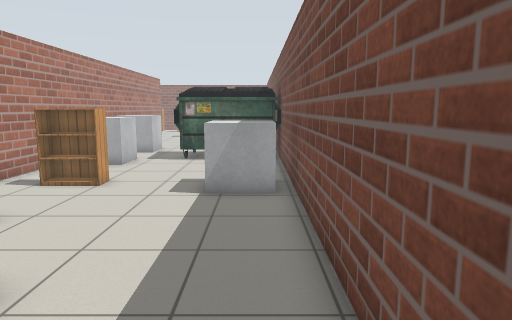
view 1 (above)

24 first-person views from a walk through a robot-simulator world made for Gazebo. The camera is 1.2 m above the floor, tilts 8° down and sees 70° across. Floor lines are 1 m apart. The floor is counted in squares, 0.5 m on a side. Each view is taken from the middle of a square. On the plan, view 1 faces up. The plan holds only what a view shows up to about 20 squares ahead; the rest is blank. The place goes on beyond the plan. Gazebo's built-in surfaces are drawn with simple patterns. Some surface patterns are stand-ins.

view 2
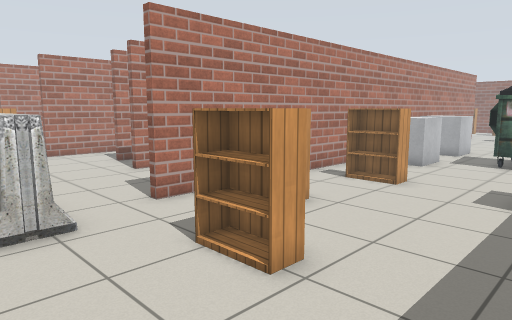

view 3
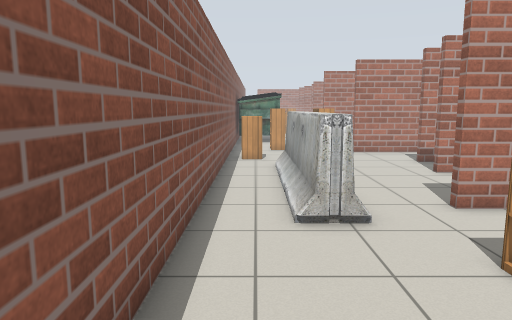

view 4
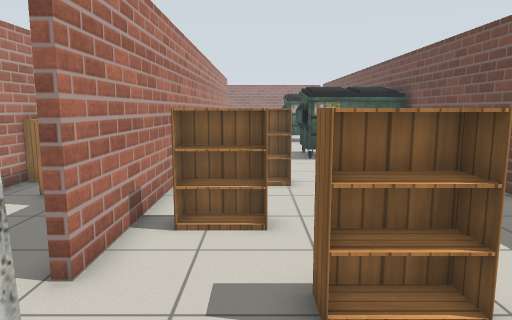

view 5
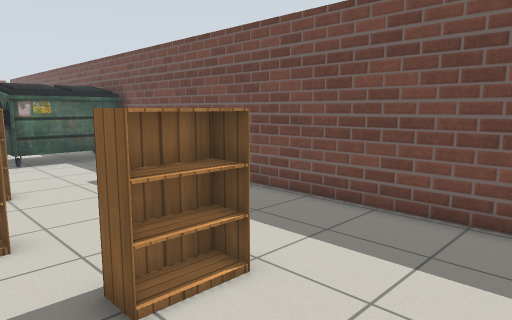

view 6
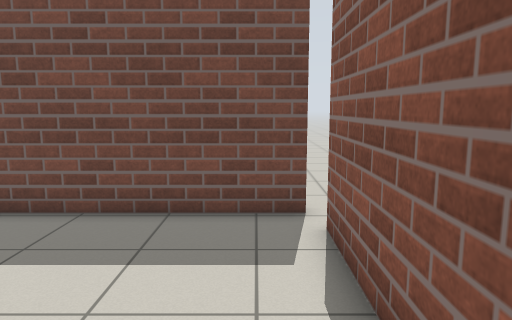

view 7
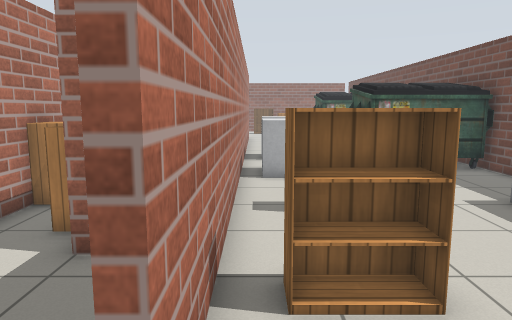

view 8
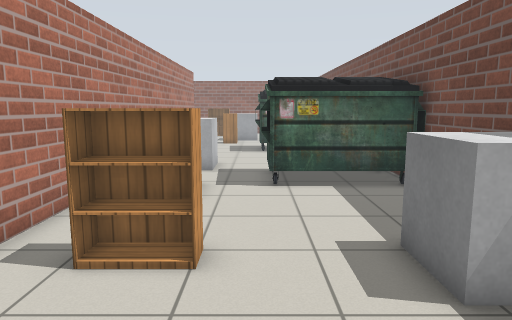

view 9
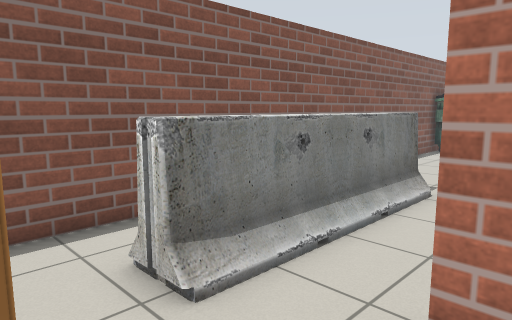

view 10
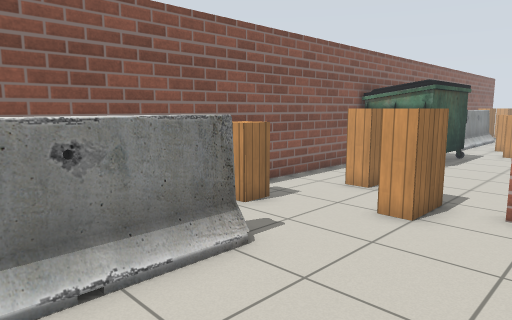

view 11
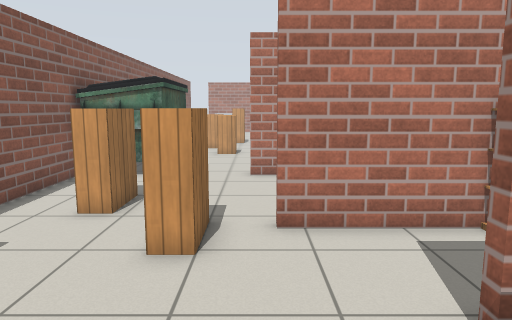

view 12
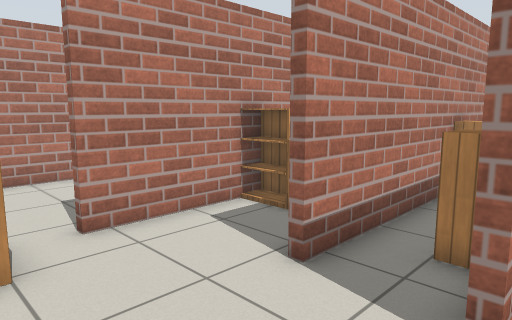

view 13
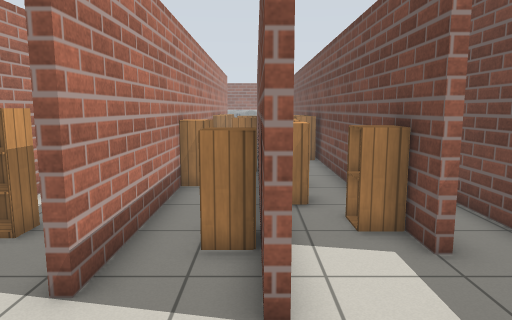

view 14
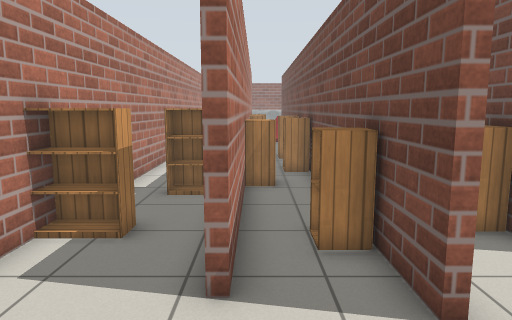

view 15
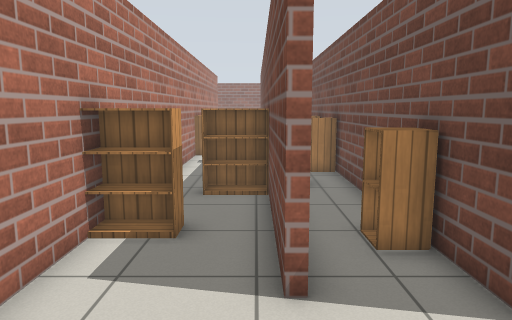

view 16
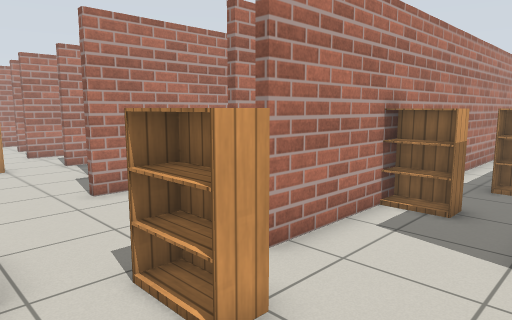

view 17
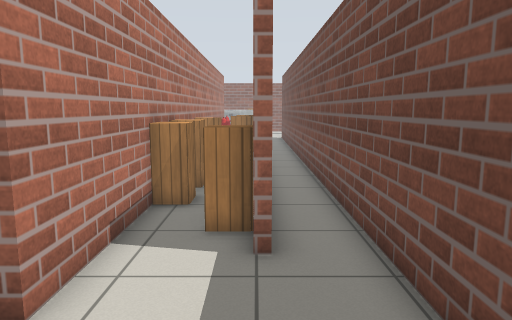

view 18
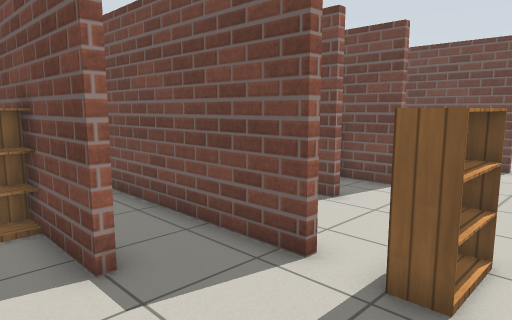

view 19
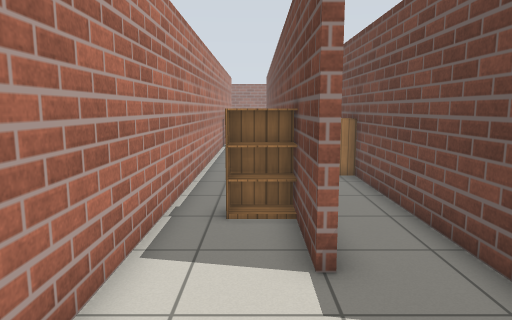

view 20
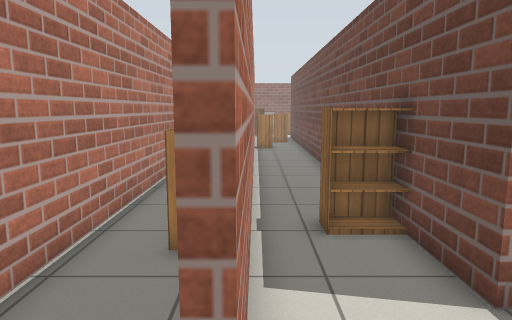

view 21
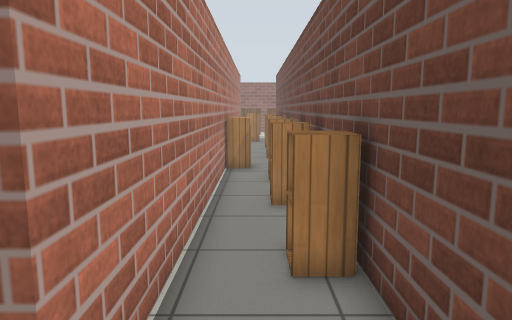

view 22
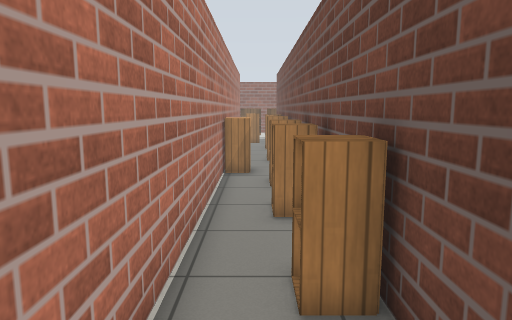

view 23
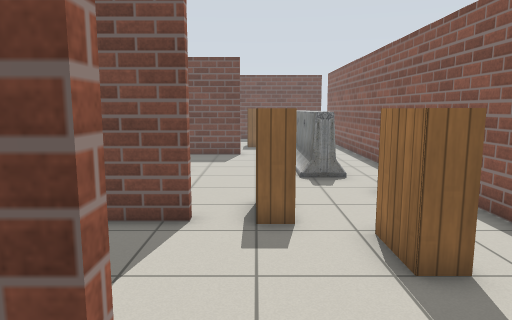

view 24
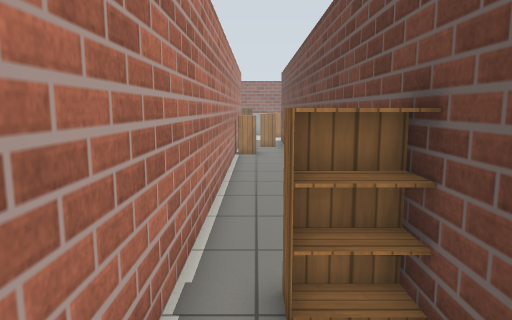

### Floor plan
Key: @ floor where view 1 was taken; # wall or solid block; . floor; U dumpster; B bookshelf; A barrier; C cabinet; O other object.
Columns run from 31 left of view 1 to 3 right of it. Each row starts with its distance up from view 1.
 26      #C.#             #
 25   #. #C.#             #  ...
 24   #. #..#  #   C   O  #  ...
 23   #.C#..#  #C  C # O#.#  ...
 22   #.C#..#  CC ## #  #.# OO..
 21   #. #..#  #   #CC C#.#  O......#
 20   #. #..#  #   #C# C#.# OO.UUUUU#
 19   CC #..#  #   #.#  #.#. ..UUUUUU
 18   #. #..#  #. ##C#CC#.#. O.UUUUUU
 17   #CC#..#  #.  #CCCC#.#OOO.UUUUU#
 16   #CC#..# C#.  #.# .#.#OOO......#
 15   #. #..# C#. #CC#C.#.#.........#
 14   #CC#..# .#.BBCC#C.#.#.........#
 13   #CC#..# .#.BB#.#C.#.#.........#
 12   #..#..#..#..##.#C.#.#.BBB...OO#
 11   #..#.B#..#..##.#.C#.#..BB...OO#
 10   #.C#BB#..BBB##C#.C#.#.......OO#
  9   #.C#..#..#..##CC..#.#.........#
  8   #..#..#..#..##.#....#.BB......#
  7   #..#.....#.....#....#BBB......#
  6 .##  #.....#..........#.........#
  5 .....#................#...BB....#
  4 ..........BBB.............BBB...#
  3 ...........BB...................#
  2 .UUUUU..BB......AAAAAAAAA.......#
  1  U   U..B B.....AAAAAAAAA.......#
  0      U.......CC................@#
 -1  UUUUU#######C###################..
 -2               ############      ...

Positions as (right, up) in squares from view 1, and headings:
1: (0, 0), facing up
2: (0, 0), facing up-left
3: (0, 0), facing left
4: (-6, 0), facing up
5: (-7, 0), facing up-right
6: (-7, 0), facing right
7: (-8, 3), facing up
8: (-4, 6), facing up
9: (-5, 6), facing down-left
10: (-11, 7), facing down-left
11: (-13, 5), facing left
12: (-13, 3), facing up-left
13: (-14, 3), facing up
14: (-16, 3), facing up
15: (-17, 3), facing up
16: (-16, 1), facing up-left
17: (-11, 3), facing up
18: (-25, 2), facing up-right
19: (-24, 2), facing up
20: (-26, 3), facing up
21: (-28, 4), facing up
22: (-28, 5), facing up
23: (-28, 4), facing right
24: (-25, 6), facing up
